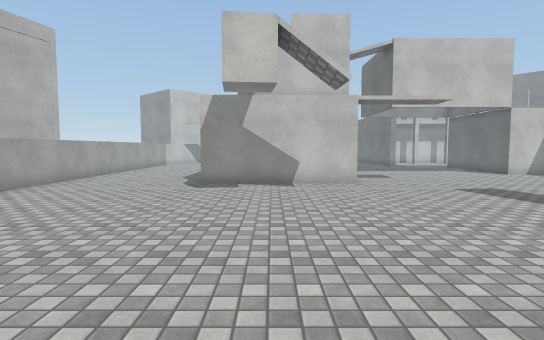
View 1 (above)

24 first-person views from a walk through a scene from a Unity 3-D project. The camera is 1.4 m above the floor, tilts 4° down and sees 80° across. The floor is counted in squares, 1 m on a side. Each view is taken from the middle of a square. On the plan, view 1 faces up. The plan holds only what a view shows up to about 15 squares ahead; the rest is blank. The place goes on beyond the plan. Surface patterns are stand-ins for the level's own textures.

View 2
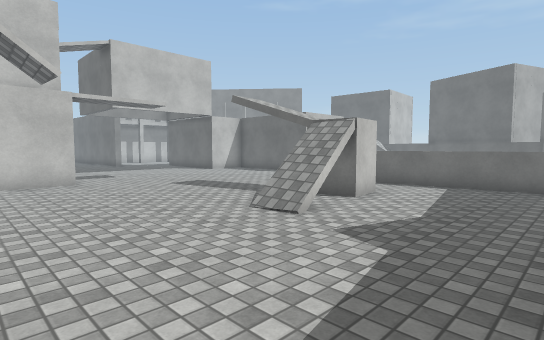

View 3
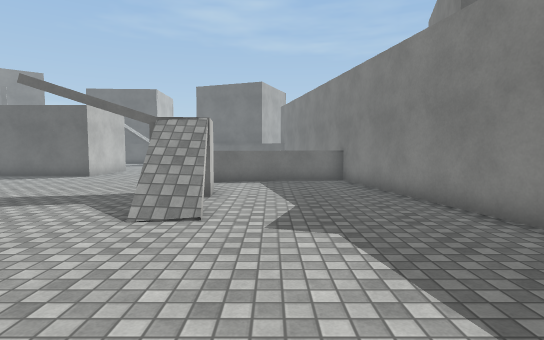

View 4
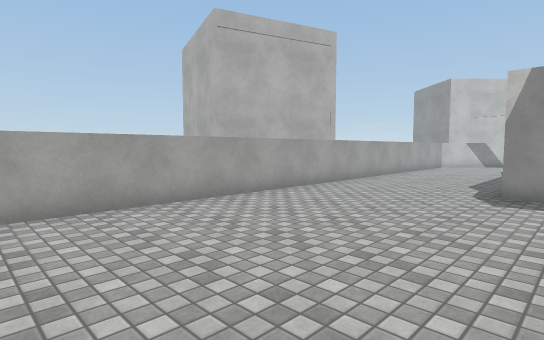

View 5
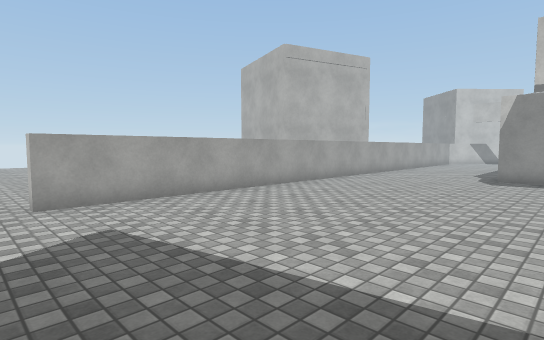

View 6
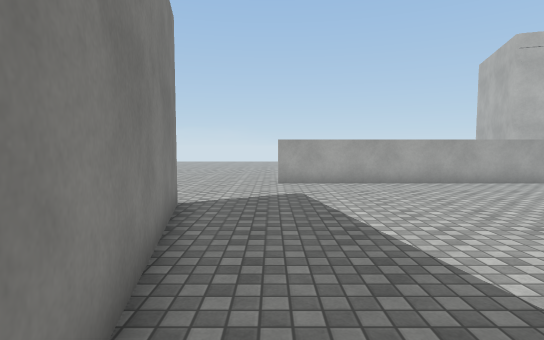

View 7
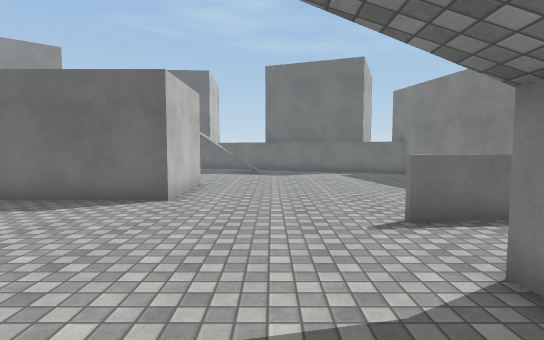

View 8
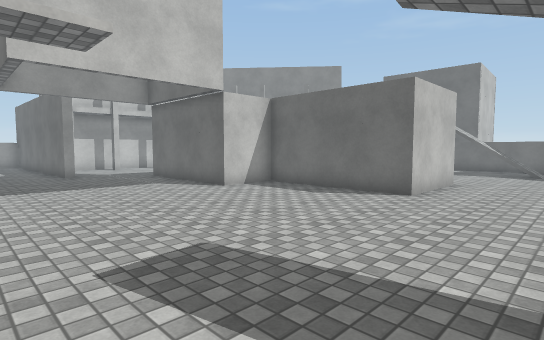

View 9
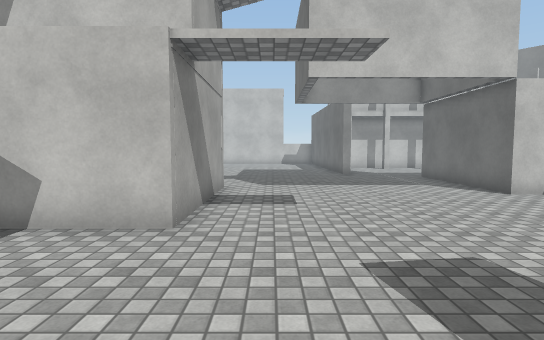

View 10
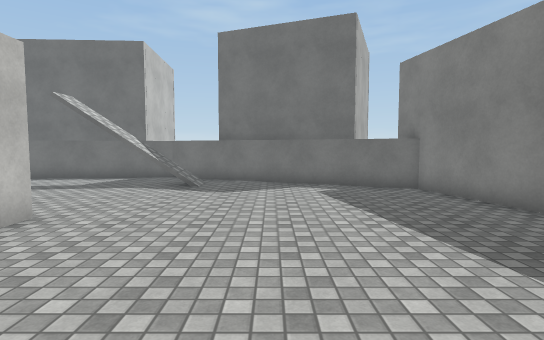

View 11
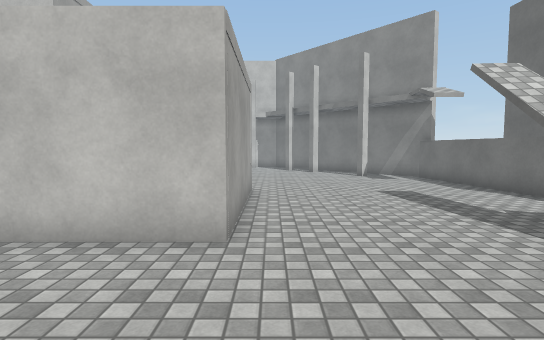

View 12
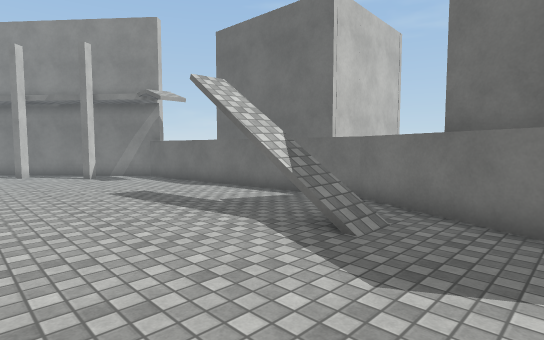

View 13
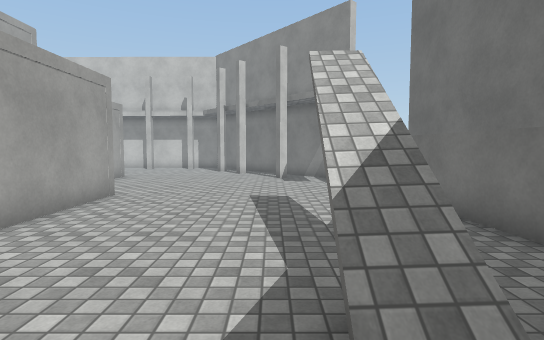

View 14
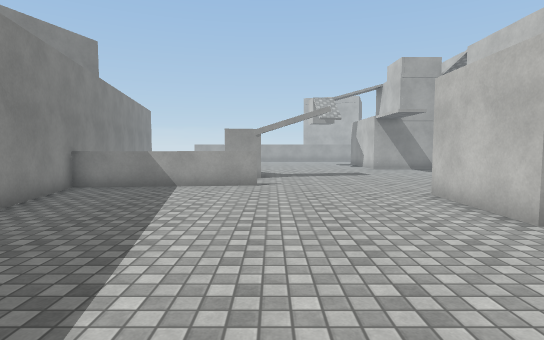

View 15
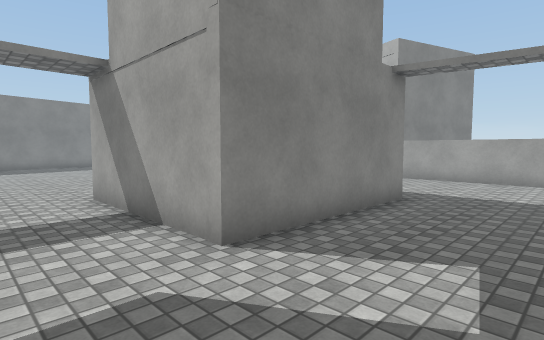

View 16
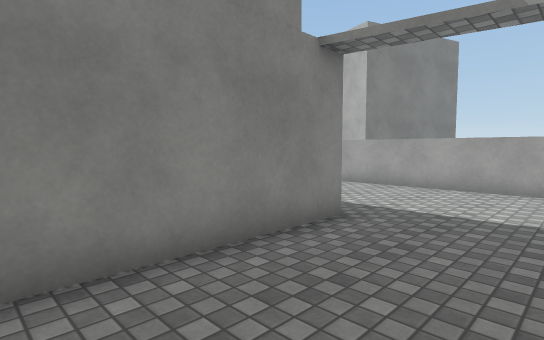

View 17
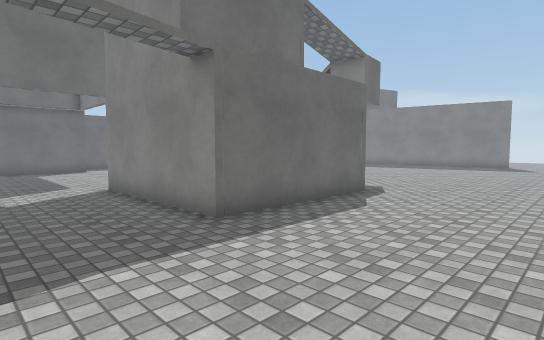

View 18
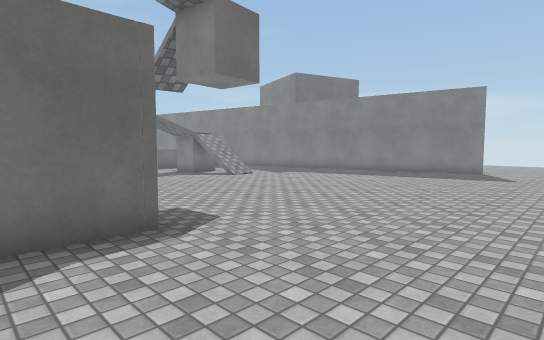

View 19
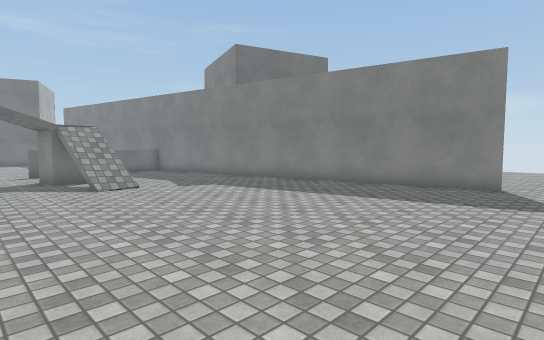

View 20
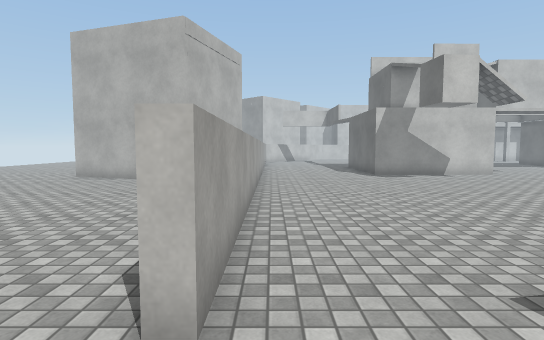

View 21
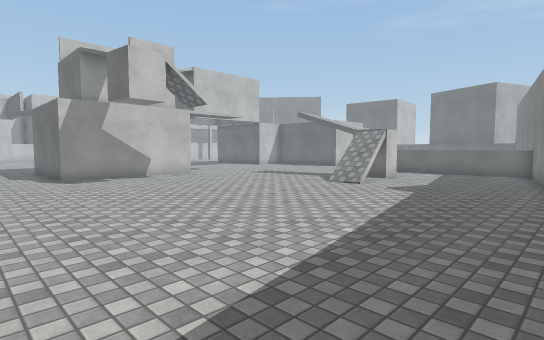

View 22
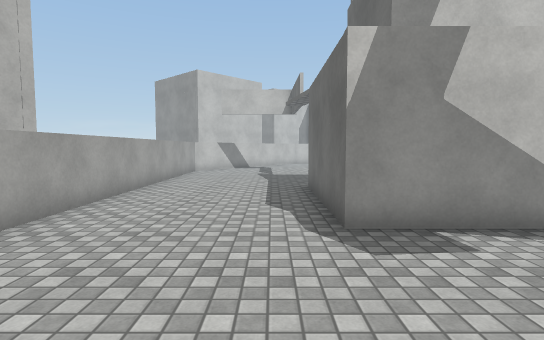

View 23
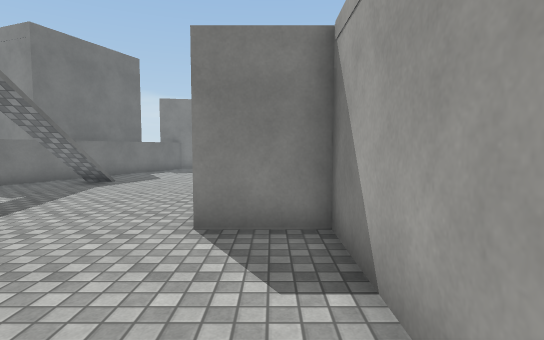

View 24
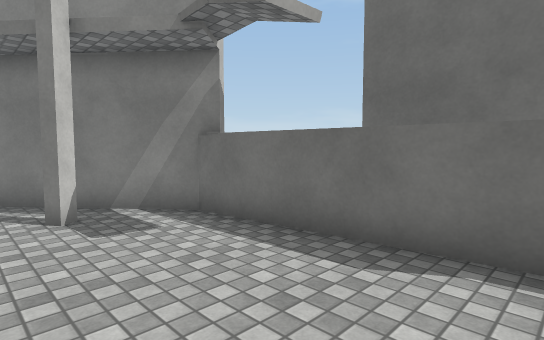

### Floor plan
Points are (right, up) in squares from view 1. A wall is a line through its corners. A room is listed if a view was taken in it or the views show most of it. See-through windows are left out.
Room 1 (views 1, 2, 3, 4, 5, 6, 7, 8, 9, 10, 11, 12, 13, 14, 15, 16, 17, 18, 19, 20, 21, 22, 23, 24)
walls: (3.3, 12.5) (-2.7, 12.5) (-2.7, 18.3) (3.3, 18.3) (3.3, 12.5); (12.1, 5.5) (12.8, -1.1); (12.6, -1.1) (12, 5.5); (16, 22.1) (16, 16.5) (18.3, 16.5) (18.3, 10.7) (14.5, 10.7) (14.5, 16.6) (12.1, 16.6) (12.1, 22); (-4, -4.4) (22.8, 1.1) (27, 10.6) (25.9, 21.3) (24.8, 22.6); (-8.5, 22) (-8.5, -1.8) (-9, -1.8); (23.8, 22) (23.4, 21.7) (23.1, 22)
objects: block (8, 4) to (9, 4)

Positions as (right, up) in squares from view 1, and headings:
1: (0, 0), facing up
2: (0, -1), facing up-right
3: (-1, 2), facing right
4: (-1, 2), facing up-left
5: (0, -3), facing up-left
6: (4, -2), facing left
7: (6, 8), facing right
8: (5, 7), facing up-right
9: (5, 7), facing up
10: (12, 6), facing right
11: (19, 6), facing up
12: (19, 6), facing up-right
13: (23, 7), facing up
14: (24, 6), facing left
15: (6, 22), facing down-left
16: (3, 22), facing down-left
17: (-8, 22), facing down-right
18: (-8, 15), facing down-right
19: (-6, 8), facing down-right
20: (-8, -4), facing up
21: (-6, -3), facing up-right
22: (-4, 7), facing up
23: (17, 22), facing down
24: (22, 15), facing up-right
